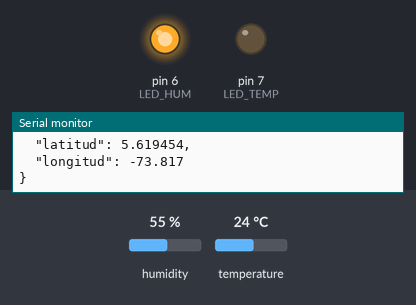
Recording of a sketch running on a simulated Arduino Uno, built with avr-gcc and run on an emulated ATmega328P. On the bench: output pins drawn as LEDs (lit = HIGH), the last lines printed to the serial monitor. The test bench sets the inputs (shaded band); at power-on: temperature 24 °C, humidity 55 %.

Above: at 4.8 s.
4.9 s: temperature set to 29 °C
8.0 s: temperature set to 32 °C
At 9.4 s:
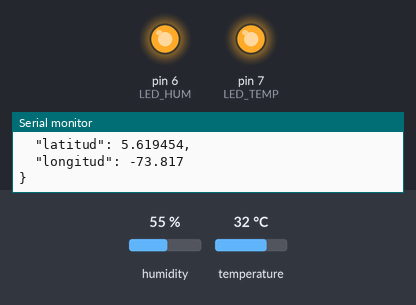
11.1 s: humidity set to 52 %
14.2 s: humidity set to 49 %
At 15.1 s:
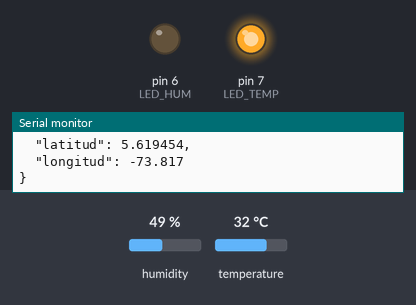
17.3 s: humidity set to 68 %
At 19.0 s:
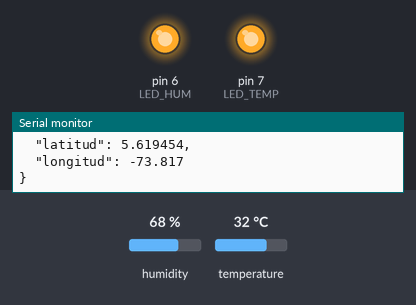
20.4 s: humidity set to 22 %
At 22.1 s:
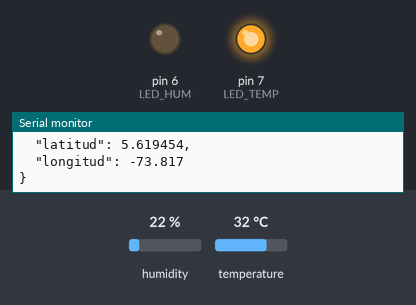
Timing chart, 0 to 23.6 s (numbered marks = the images above; inputs shaded):
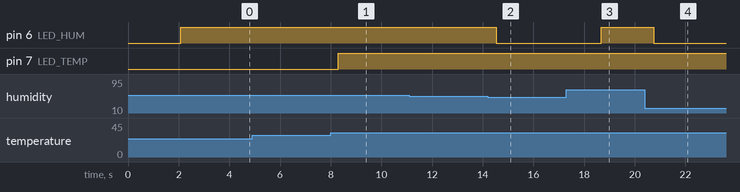

The sketch:

exercise-C.ino
```cpp
#include <ArduinoJson.h>
#include "DHT.h"

#define DHTPIN 8
#define DHTTYPE DHT11
#define LED_TEMP 7
#define LED_HUM 6

DHT dht(DHTPIN, DHTTYPE);

void setup() {
  Serial.begin(9600);
  dht.begin();
  pinMode(LED_TEMP, OUTPUT);
  pinMode(LED_HUM, OUTPUT);
}

void loop() {
  delay(2000); //Frecuencia de 0.5hz ~ f=1/t
  float humidity = dht.readHumidity();
  float temp = dht.readTemperature();

  StaticJsonDocument<200> doc;

  doc["Humedad"] = humidity;
  doc["Temperatura"] = temp;
  doc["id"] = "DHT11";
  doc["latitud"] = 5.619454609357036;
  doc["longitud"] = -73.81699785629826;
;
  serializeJsonPretty(doc, Serial);
  /*
  {
    "humedad": float,
    "temperatura": float,
    "id": str,

  }*/

//Inicializar los leds en 0 o apagadp
  digitalWrite(LED_TEMP, LOW);
  digitalWrite(LED_HUM, LOW);

//Condiciones despues de inicializar los leds apagados, para que no pasen cosas raras
  if(temp > 30 ){
    digitalWrite(LED_TEMP, HIGH);
  }
  if(humidity > 50){
    digitalWrite(LED_HUM, HIGH);
  }

  Serial.println();

}
```

Measured:
- the behaviour switches between 30 and 31 °C on temperature (found by bisection; images 0 and 1)
- the behaviour switches between 51 and 50 % on humidity (found by bisection; images 1 and 2)
- after the input at 8.0 s, pin 7 (LED_TEMP): LOW → HIGH after 0.30 s
- after the input at 14.2 s, pin 6 (LED_HUM): HIGH → LOW after 0.33 s
- after the input at 17.3 s, pin 6 (LED_HUM): LOW → HIGH after 1.4 s
- after the input at 20.4 s, pin 6 (LED_HUM): HIGH → LOW after 0.36 s
